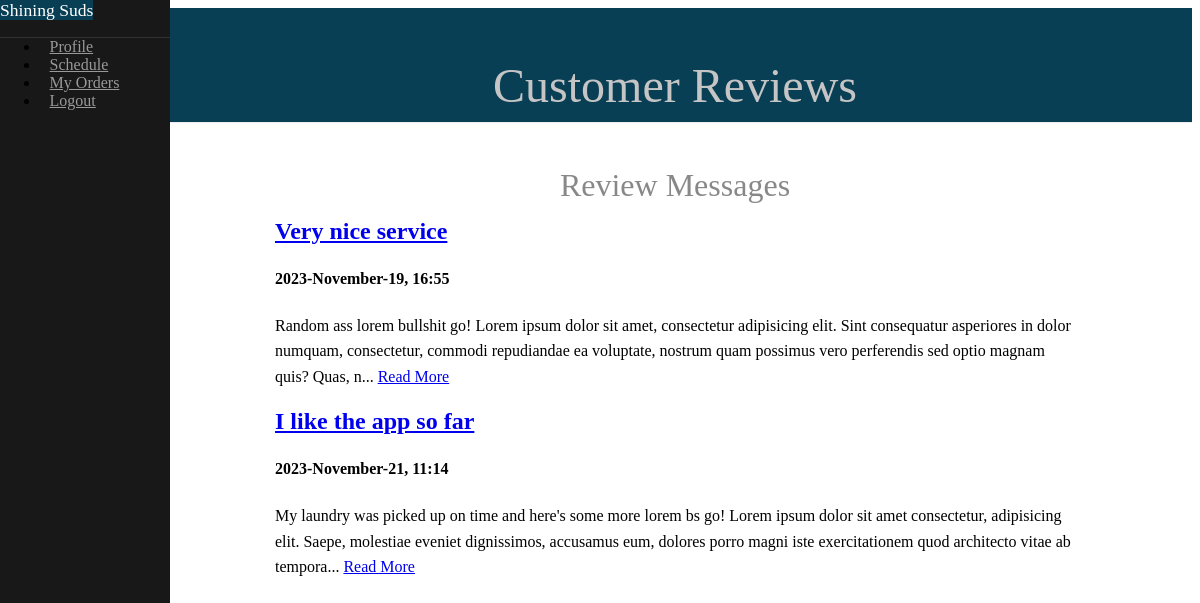
The page /admin/review (signed in) on the database as committed earlier.
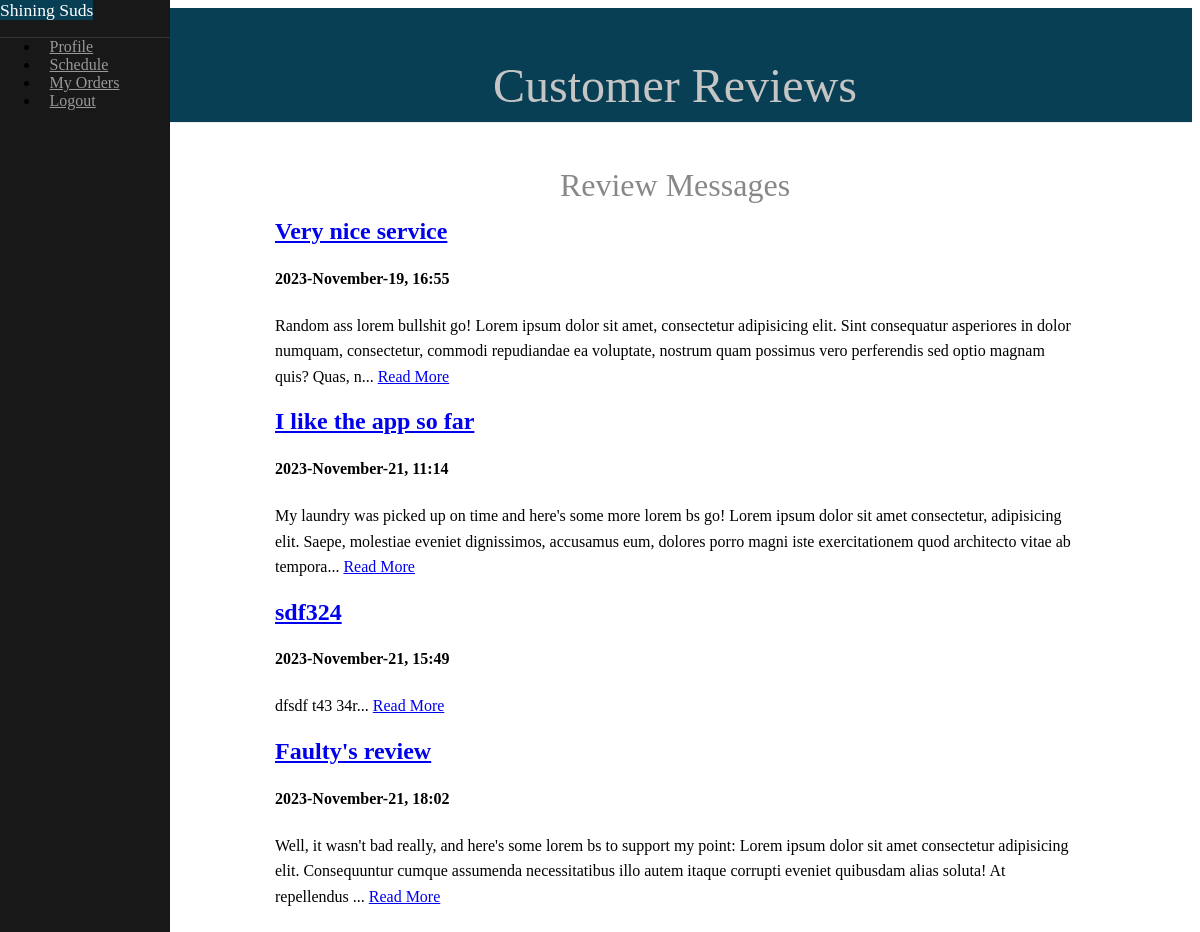
The same page on the database as committed later.
### laundry/models.py (models this page shows, shortened)
class Message(db.Model):
    __tablename__ = 'messages'
    id = db.Column(db.Integer, primary_key=True)
    subject = db.Column(db.String)
    message = db.Column(db.Text(), nullable=False)
    timestamp = db.Column(db.DateTime, default=datetime.datetime.now())
    user_id = db.Column(db.Integer, db.ForeignKey('users.id', name='fk_user_id'))
    user = db.relationship("User", uselist=False, backref="messages")

### laundry/admin/views.py (the view)
@admin.route('/review')
@login_required
def reviews():
    messages = Message.query.all()
    return render_template('admin/reviews.html', messages=messages)

### laundry/models.py (called while the page is built)
@login_manager.user_loader
def load_user(id):
    return User.get(id)

    def get(index: str | int) -> Query | None:
        return User.query.get(index) or User.query.filter_by(email=index).first()

### laundry/templates/admin/reviews.html (shortened to what this page needs)
{% extends "shared/base.html" %}
{% block content %}
<div id="main">
    <div class="header">
        <h1>Customer Reviews</h1>
    </div>
    <div class="content">
        <h1 class="content-subhead center">Review Messages</h1>
        {% for msg in messages %}
        <h2>
            <a href="{{ url_for('.review_msg', id=msg.id) }}">{{ msg.subject }}</a>
        </h2>
        <h4>
            {{ msg.timestamp.strftime("%Y-%B-%d") }},
            {{ msg.timestamp.strftime("%H:%M") }}
        </h4>
        <p>{{ msg.message[:250] }}... <a href="{{ url_for('.review_msg', id=msg.id) }}">Read More</a></p>
        {% endfor %}
    </div>
</div>
{% endblock %}

### laundry/templates/shared/base.html (shortened to what this page needs)
<!DOCTYPE html>
<html lang="en">
<head>
    <link rel="stylesheet" href="https://cdn.jsdelivr.net/npm/purecss@3.0.0/build/base-min.css">
    <link rel="stylesheet" href="https://cdn.jsdelivr.net/npm/purecss@3.0.0/build/pure-min.css">
    <link rel="stylesheet" href="https://cdn.jsdelivr.net/npm/purecss@3.0.0/build/grids-responsive-min.css">
    <link rel="stylesheet" href="{{ url_for('static', filename='css/pure-custom.css') }}", type="text/css">
    <link rel="stylesheet" href="{{ url_for('static', filename='css/my_custom.css') }}", type="text/css">
</head>
<body>
    <div id="layout">
        <div id="menu">
            {% include 'shared/menu.html' %}
        </div>
        {% block content %}
        {% endblock %}
    </div>
</body>
</html>

### laundry/templates/shared/menu.html
{% if current_user.is_authenticated %}
{% if current_user.is_superuser %}
<div class="pure-menu">
    <span class="pure-menu-heading">Shining Suds</span>
    <ul class="pure-menu-list">
        <li class="pure-menu-item">
            <a href="{{ url_for('admin.dashboard') }}" class="pure-menu-link">Dashboard</a>
        </li>
        <li class="pure-menu-item">
            <a href="{{ url_for('admin.inprogress') }}" class="pure-menu-link">In Progress</a>
        </li>
        <li class="pure-menu-item">
            <a href="{{ url_for('admin.completed') }}" class="pure-menu-link">Completed</a>
        </li>
        <li class="pure-menu-item">
            <a href="{{ url_for('admin.reviews') }}" class="pure-menu-link">Reviews</a>
        </li>
        <li class="pure-menu-item">
            <a class="pure-menu-link" href="{{ url_for('auth.logout') }}">Logout</a>
        </li>
    </ul>
</div>
{% elif not current_user.is_superuser %}
<div class="pure-menu">
    <span class="pure-menu-heading">Shining Suds</span>
    <ul class="pure-menu-list">
        <li class="pure-menu-item">
            <a class="pure-menu-link" href="{{ url_for('main.profile') }}">Profile</a>
        </li>
        <li class="pure-menu-item">
            <a class="pure-menu-link" href="{{ url_for('main.schedule') }}">Schedule</a>
        </li>
        <li class="pure-menu-item">
            <a class="pure-menu-link" href="{{ url_for('main.orders') }}">My Orders</a>
        </li>
        <li class="pure-menu-item">
            <a class="pure-menu-link" href="{{ url_for('auth.logout') }}">Logout</a>
        </li>
    </ul>
</div>
{% endif %}
{% endif %}

### laundry/static/css/pure-custom.css (style rules this page uses)
body { color: #000000; }
#layout, #menu, .menu-link { -webkit-transition: all 0.2s ease-out; -moz-transition: all 0.2s ease-out; -ms-transition: all 0.2s ease-out; -o-transition: all 0.2s ease-out; transition: all 0.2s ease-out; }
#layout { position: relative; left: 0; padding-left: 0; }
.content { margin: 0 auto; padding: 0 2em; max-width: 800px; margin-bottom: 50px; line-height: 1.6em; }
.header { margin: 0; color: #333; text-align: center; padding: 2.5em 2em 0; border-bottom: 1px solid #eee; background-color: rgb(9, 63, 85); font-family: Georgia, 'Times New Roman', Times, serif; }
.header h1 { margin: 0.2em 0; font-size: 3em; font-weight: 300; color: #c5c5c5; }
.content-subhead { margin: 50px 0 20px 0; font-weight: 300; color: #888; }
#menu { margin-left: -150px; width: 170px; position: fixed; top: 0; left: -20px; bottom: 0; z-index: 1000; background: #191818; overflow-y: auto; }
#menu a { color: #999; border: none; padding: 0.6em 0 0.6em 0.6em; }
#menu .pure-menu, #menu .pure-menu ul { border: none; background: transparent; }
#menu .pure-menu ul, #menu .pure-menu .menu-item-divided { border-top: 1px solid #333; }
#menu .pure-menu-selected, #menu .pure-menu-heading { background: rgb(9, 63, 85); }
#menu .pure-menu-heading { font-size: 110%; color: #fff; margin: 0; }
@media (min-width: 48em) { .header, .content { padding-left: 2em; padding-right: 2em; } }
@media (min-width: 48em) { #layout { padding-left: 150px; left: 0; } }
@media (min-width: 48em) { #menu { left: 150px; } }

### laundry/static/css/my_custom.css (style rules this page uses)
.center { display: flex; align-items: center; justify-content: center; }
::placeholder { color: rgb(9, 63, 85); opacity: 0.7; }

Rows that differ between the two databases and show on the page:
added Message: subject "sdf324", timestamp "2023-November-21", timestamp "15:49", message "dfsdf t43 34r"
added Message: subject "Faulty's review", timestamp "2023-November-21", timestamp "18:02", message "Well, it wasn't bad really, and here's some lorem bs to support my point: Lorem ipsum dolor sit amet consectetur adipisicing elit. Consequuntur cumque assumenda necessitatibus illo autem itaque corrupti eveniet quibusdam alias soluta! At repellendus"
